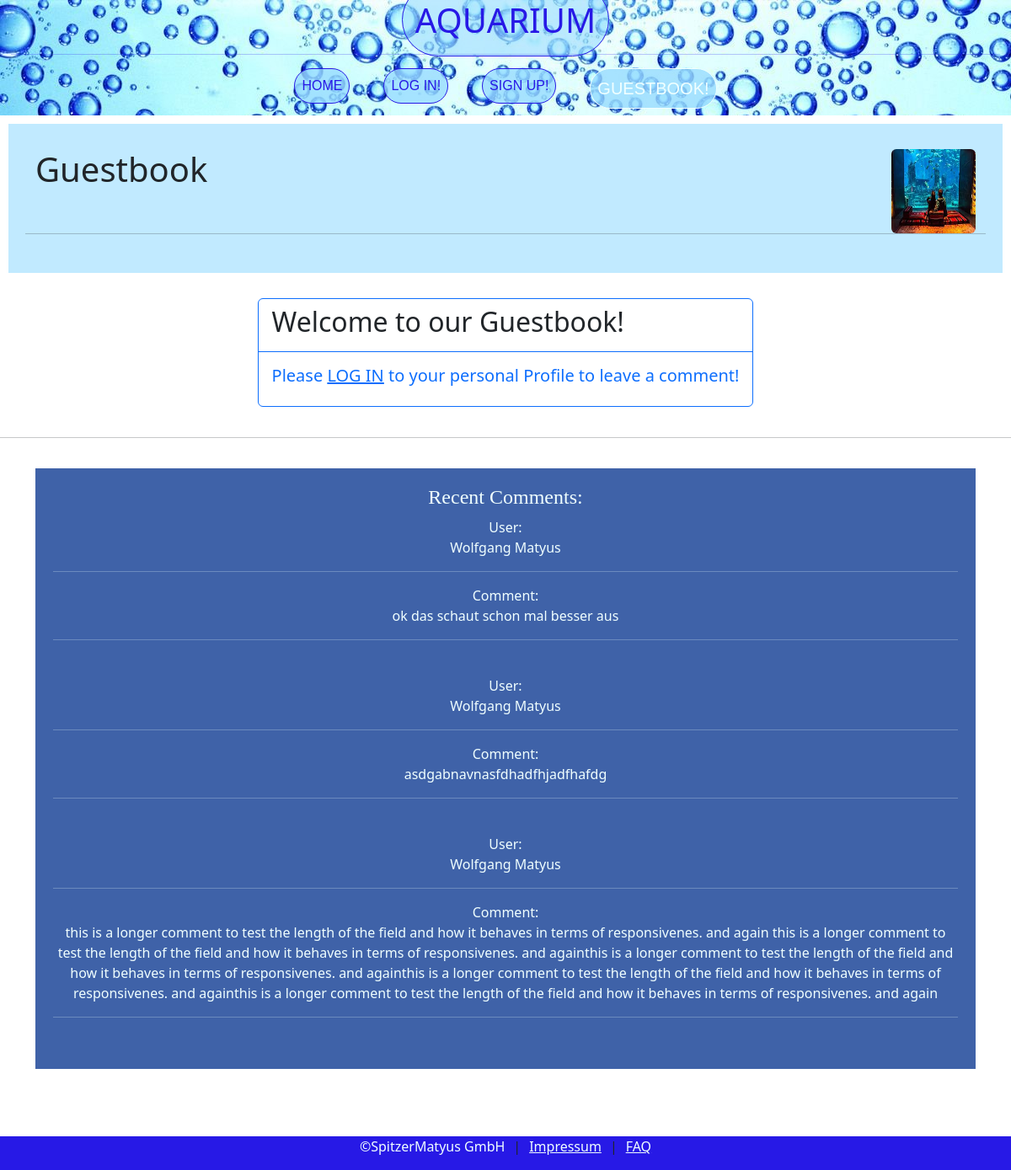
/guestbook.php, run on an earlier commit of the app's database.
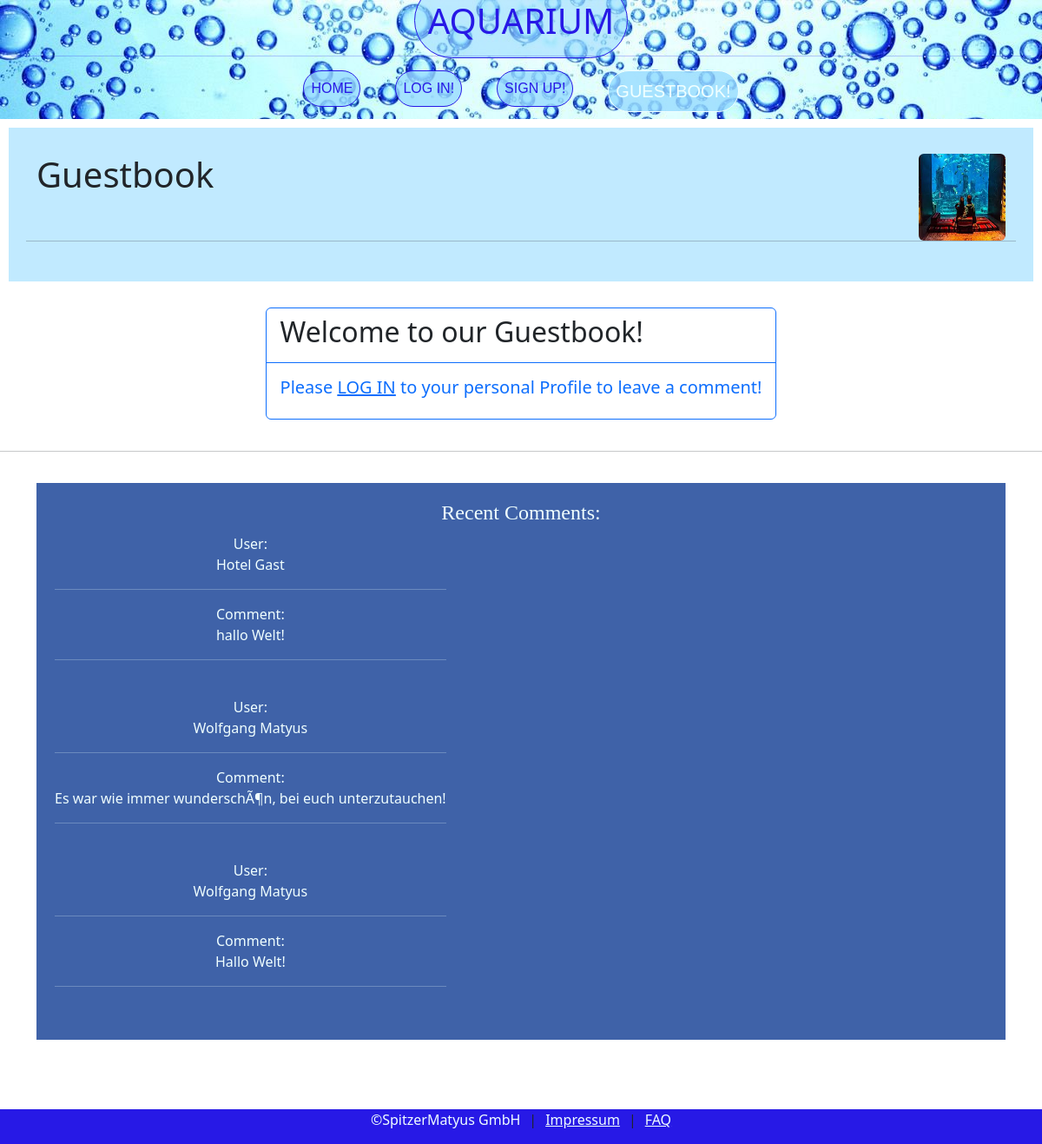
And on a later commit of the database.
### tables this page shows
CREATE TABLE `comments` (
  `comments_id` int(11) NOT NULL,
  `comments_uid` tinytext NOT NULL,
  `comments_comment` longtext NOT NULL
);

### included/guestbook.inc.php (the view, shortened to what this page needs)
<?php
require_once 'functions.inc.php';
$sql = "SELECT *  FROM comments ORDER BY comments_id desc";
$res = mysqli_query($conn, $sql);
for($i=0; $i<3; $i++)
{
$dsatz=mysqli_fetch_assoc($res);
$username = $dsatz["comments_uid"];
$comment = $dsatz["comments_comment"];
if(isset($_SESSION["thumb_path"])){echo '
<tr><td> User: <br>'.$username. " " . '<img src="included/' . $_SESSION["thumb_path"] . '"><hr> Comment: <br>'.$comment.'<hr><br></td>';}
else echo '
<tr><td> User: <br>'.$username.'<hr> Comment: <br>'.$comment.'<hr><br></td>';
};

### header.php (shortened to what this page needs)
<!DOCTYPE html>
<html lang="en">
<head>
    <link rel="stylesheet" type="text/css" href="css/mystyle.css">
</head>
<body>
<header>
    <div class="container-fluid justify-content-center" id="header">
        <h1 class="head">
            <figure class="text-center">
            <a class="navbar-brand col-md-2" href="index.php">
            </a>
            </figure>
            <hr class="headerline">
                </h1>
            <?php
                include 'nav.php';
            ?>
    </div>
</header>

### nav.php (shortened to what this page needs)
<div class="container-fluid">
  <nav class="navbar navbar-expand-lg">
      <div class="collapse navbar-collapse" id="navbarSupportedContent">
      <ul class="navbar-nav col-md-4.5 ms-md-auto mb-2 mb-lg-0 justify-content-center">
        <li class="nav-item">
            <a href="index.php" class="nav-link
              <?php if(basename($_SERVER['PHP_SELF'])=="index.php"){echo 'active';}else{echo '';}?>">HOME</a>
          </li>
          <?php
            if(isset($_SESSION["useruid"])) {
              echo"
              <li class='nav-item'>
                <a href='profile.php' class='nav-link
                "?><?php if(basename($_SERVER['PHP_SELF'])=='profile.php'){echo 'active';}else{echo '';}?><?php echo"
                '>YOUR PROFILE</a>
              </li>
              <li class='nav-item'>
                <a href='reservation.php' class='nav-link
                "?><?php if(basename($_SERVER['PHP_SELF'])=='reservation.php'){echo 'active';}else{echo '';}?><?php echo"
                '>SET RESERVATION!</a>
              </li>
              <li class='nav-item'>
                <a href='guestbook.php' class='nav-link
                "?><?php if(basename($_SERVER['PHP_SELF'])=='guestbook.php'){echo 'active';}else{echo '';}?><?php echo"
                '>GUESTBOOK!</a>
              </li>
              <li class='nav-item'>
                <a href='/included/logout.inc.php' class='nav-link
                "?><?php if(basename($_SERVER['PHP_SELF'])=='/included/logout.inc.php'){echo 'active';}else{echo '';}?><?php echo"
                '>LOG OUT!</a>
              </li>";
            }
            else{
              echo"
              <li class='nav-item'>
                <a href='login.php' class='nav-link
                "?><?php if(basename($_SERVER['PHP_SELF'])=='login.php'){echo 'active';}else{echo '';}?><?php echo"
                '>LOG IN!</a>
              </li>
              <li class='nav-item'>
                <a href='signup.php' class='nav-link
                "?><?php if(basename($_SERVER['PHP_SELF'])=='signup.php'){echo 'active';}else{echo '';}?><?php echo"
                '>SIGN UP!</a>
              </li>
              <li class='nav-item'>
                <a href='guestbook.php' class='nav-link
                "?><?php if(basename($_SERVER['PHP_SELF'])=='guestbook.php'){echo 'active';}else{echo '';}?><?php echo"
                '>GUESTBOOK!</a>
              </li>";
            }
          ?>
        </ul>
      </div>
  </nav>
</div>

### guestbook.php (shortened to what this page needs)
<?php
    include 'header.php';
?>
<div class="wrapper">
    <div class="container">
            <div class="row justify-content-between">
                <div class="col-4">
                    <h1>Guestbook</h1>
                </div>
                <div class="col-4">
                    <img src="Pics/Aquakino.jpg" class="rounded float-end" alt="Dive In!" width="100" height="100">
                </div>
                <hr>
            </div>
        </div>
    <?php
        echo '</div>';
    ?>
    <div class="container d-flex justify-content-center">
        <div class="card border-primary">
            <div class="card-header bg-transparent border-primary"><h2>Welcome to our Guestbook!</h2></div>
                <div class="card-body text-primary">
                <?php
                if(!isset($_SESSION["useruid"])) {
                echo'
                    <h5 class="card-title">Please <a class="guestbook-login" href="login.php">LOG IN</a> to your personal Profile to leave a comment!</h5>
                    <p class="card-text"></p>';
                }
            ?>
            </div>
        </div>
    </div>
    <hr>
    <div class="container">
        <div class="panel panel-default">
            <div class="panel-body">
                <h4 class="guestbook">Recent Comments:</h4>
                <table class="guestbook">
                    <?php
                        include 'included/guestbook.inc.php';
                    ?>
                </table>
            </div>
        </div>
    </div>
<?php
    include 'footer.php';
?>

### footer.php (shortened to what this page needs)
<link href="https://cdn.jsdelivr.net/npm/bootstrap@5.2.2/dist/css/bootstrap.min.css" rel="stylesheet">
    <div style="height: 100px"></div>
    <nav class="navbarFooter fixed-bottom">
        <div class="container-fluid text-center d-flex justify-content-center">
            <div class="d-flex justify-content-center">
                <div class="footer-item">
                    <p class="impressum">&copySpitzerMatyus GmbH</p>
                </div>
                    <p>|</p>
                <div class="footer-item">
                    <a class="impressum" href="impressum.php">Impressum</a>
                </div>
                    <p>|</p>
                <div class="footer-item">
                    <a class="impressum" href="faq.php">FAQ</a>
                </div>
            </div>
            <br>
        </div>
    </nav>
</body>
</html>

### css/mystyle.css (style rules this page uses)
body { min-width: 375px; color: azure; }
div#header { background-image: url(../Pics/waterbubbles.jpg); color: hsla(244, 80%, 50%); }
hr.headerline { margin: 1px; }
div.wrapper { background-color:hsla(200, 100%, 80%, 0.603); padding: 10px; margin: 10px; }
.navbarFooter { margin: 0; background-color:hsl(244, 80%, 50%); }
#navbarSupportedContent { flex-grow: 0.5; }
a.navbar-brand { margin-top: 15px; background-color:hsla(200, 100%, 80%, 0.603); border: 1px solid; border-radius: 50px; padding: 15px; }
a.nav-link { font-family: Arial, Helvetica, sans-serif; margin: 0px 20px 0px 20px; color: hsl(244, 80%, 50%); background-color:hsla(200, 100%, 80%, 0.8); border: 1px solid; border-radius: 50px; }
a.nav-link.active { color: azure !important; font-size: 20px !important; }
.container { padding: 20px; max-width: 60rem; }
.footer-item { padding: 0px 10px; }
.impressum { color: azure; }
h4.guestbook { font-family: cursive; text-align: center; }
.panel-body { text-align: center; color: azure; background-color:rgb(63, 98, 168); padding: 20px; }

What changed in the data, as far as the page shows it:
no longer on this page (row unchanged): comments: comments_uid "Wolfgang Matyus", comments_comment "ok das schaut schon mal besser aus"
removed comments: comments_uid "Wolfgang Matyus", comments_comment "asdgabnavnasfdhadfhjadfhafdg"
no longer on this page (row unchanged): comments: comments_uid "Wolfgang Matyus", comments_comment "this is a longer comment to test the length of the field and how it behaves in terms of responsivenes. and again this is a longer comment to test the length of the field and how it behaves in terms of responsivenes. and againthis is a longer comment to test the length of the field and how it behaves in terms of responsivenes. and againthis is a longer comment to test the length of the field and how it behaves in terms of responsivenes. and againthis is a longer comment to test the length of the field and how it behaves in terms of responsivenes. and again"
added comments: comments_uid "Hotel Gast", comments_comment "hallo Welt!"
added comments: comments_uid "Wolfgang Matyus", comments_comment "Es war wie immer wunderschÃ¶n, bei euch unterzutauchen!"
added comments: comments_uid "Wolfgang Matyus", comments_comment "Hallo Welt!"
